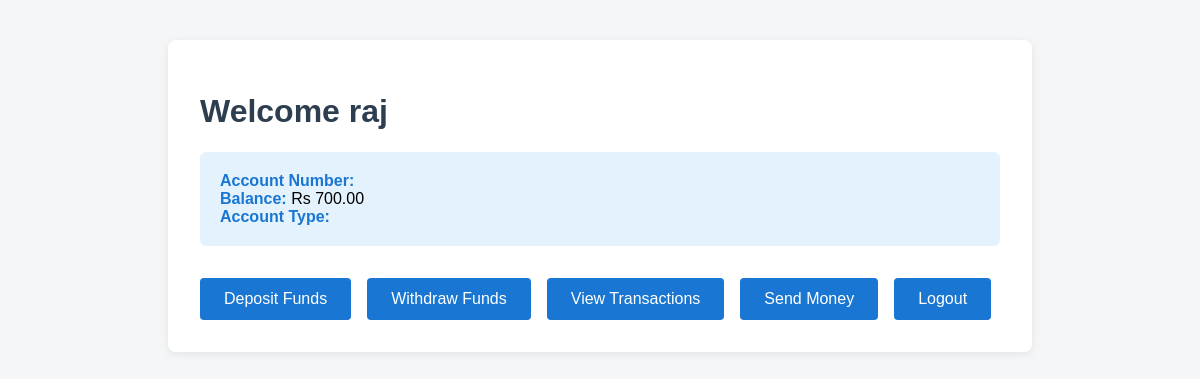
Before: /dashboard/ (signed in) with the older database file.
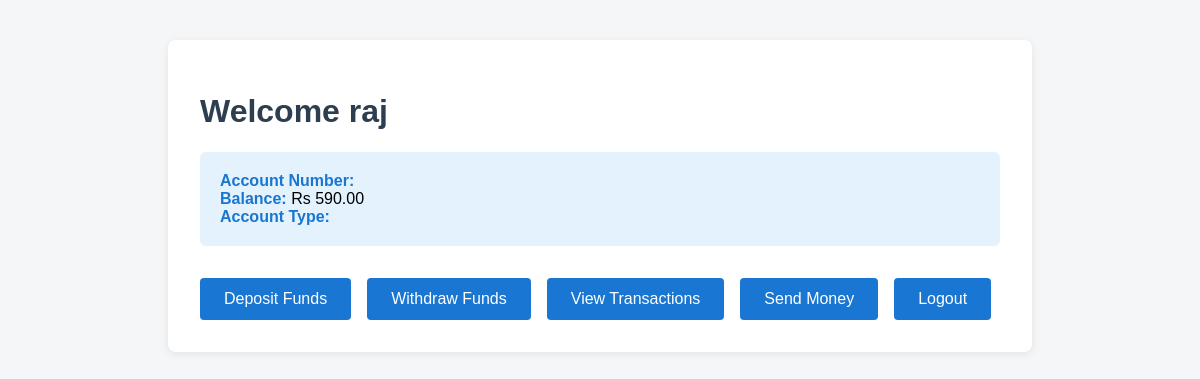
After: the same page with the newer database file.
### myapp/models.py (models this page shows, shortened)
class User(AbstractUser):
    is_customer = models.BooleanField(default=True)
    is_admin = models.BooleanField(default=False)

class Account(models.Model):
    user = models.OneToOneField(User, on_delete=models.CASCADE)
    balance = models.DecimalField(max_digits=10, decimal_places=2, default=0.00)
    is_frozen = models.BooleanField(default=False)

### myapp/views.py (the view)
# urls.py: path('dashboard/', views.dashboard, name = 'dashboard'),
def dashboard(request):
    account, created = Account.objects.get_or_create(user=request.user)
    balance = account.balance
    return render(request, 'dashboard.html', {'balance': balance})

### templates/dashboard.html (shortened to what this page needs)
<!DOCTYPE html>
<html lang="en">
<head>
</head>
<body>
    <div class="dashboard-container">
        <h1>Welcome {{request.user.username}}</h1>
        <div class="account-summary">
            <div><span class="summary-label">Account Number:</span> {{ account.number }}</div>
            <div><span class="summary-label">Balance:</span> Rs {{ balance }}</div>
            <div><span class="summary-label">Account Type:</span> {{ account.type }}</div>
        </div>
        <div class="actions">
            <button class="action-btn" onclick="location.href='/deposit'">Deposit Funds</button>
            <button class="action-btn" onclick="location.href='/withdraw'">Withdraw Funds</button>
            <button class="action-btn" onclick="location.href='/transactions'">View Transactions</button>
            <button class="action-btn" onclick="location.href='/send-money'">Send Money</button>
            <a href="{% url 'logout' %}" class="action-btn" style="text-decoration:none; display:inline-block; text-align:center;">Logout</a>
        </div>
    </div>
</body>
</html></html>

### templates/dashboard.html (style rules this page uses)
body { font-family: Arial, sans-serif; background: #f4f6f8; margin: 0; }
.dashboard-container { max-width: 800px; margin: 40px auto; background: #fff; border-radius: 8px; box-shadow: 0 2px 8px rgba(0,0,0,0.08); padding: 32px; }
h1 { color: #2d3e50; }
.account-summary { background: #e3f2fd; padding: 20px; border-radius: 6px; margin-bottom: 32px; }
.summary-label { color: #1976d2; font-weight: bold; }
.actions { display: flex; gap: 16px; flex-wrap: wrap; }
.action-btn { background: #1976d2; color: #fff; border: none; padding: 12px 24px; border-radius: 4px; cursor: pointer; font-size: 1em; transition: background 0.2s; }

Changed rows visible on the page:
changed Account: balance "700.00" → "590.00"
